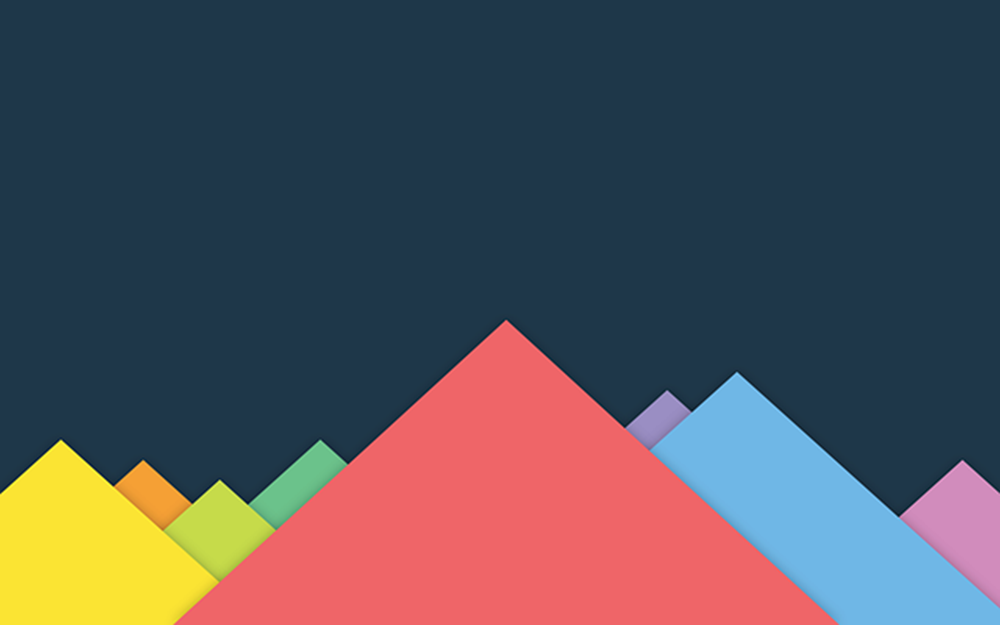
#> input picture img.png, 1000 x 625 px
$ python main.py
#> lines starting #> are read from the running program, lines starting #| are printed output that depends on the picture
import cv2
import numpy as nu

img=cv2.imread("img.png", cv2.IMREAD_UNCHANGED)
#> img is the input picture: shape (625, 1000, 4); mean B, G, R, A 88.4, 81.5, 83.7, 255
red_channel=img[:,:,2]
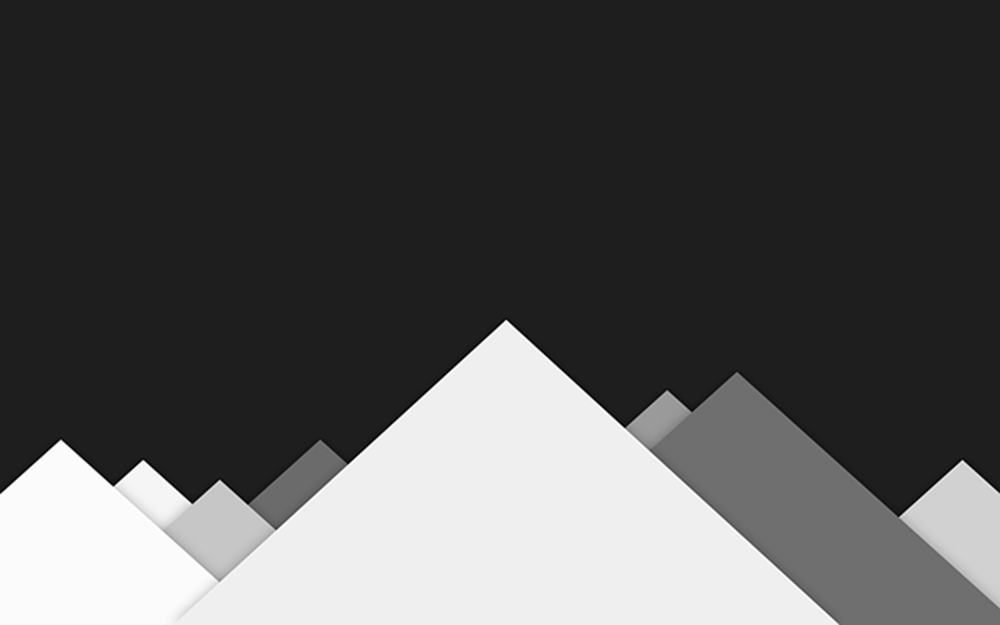
#> red_channel: shape (625, 1000); min 0, max 255, mean 83.7
red_img=nu.zeros(img.shape)
red_img[:,:,2]=red_channel
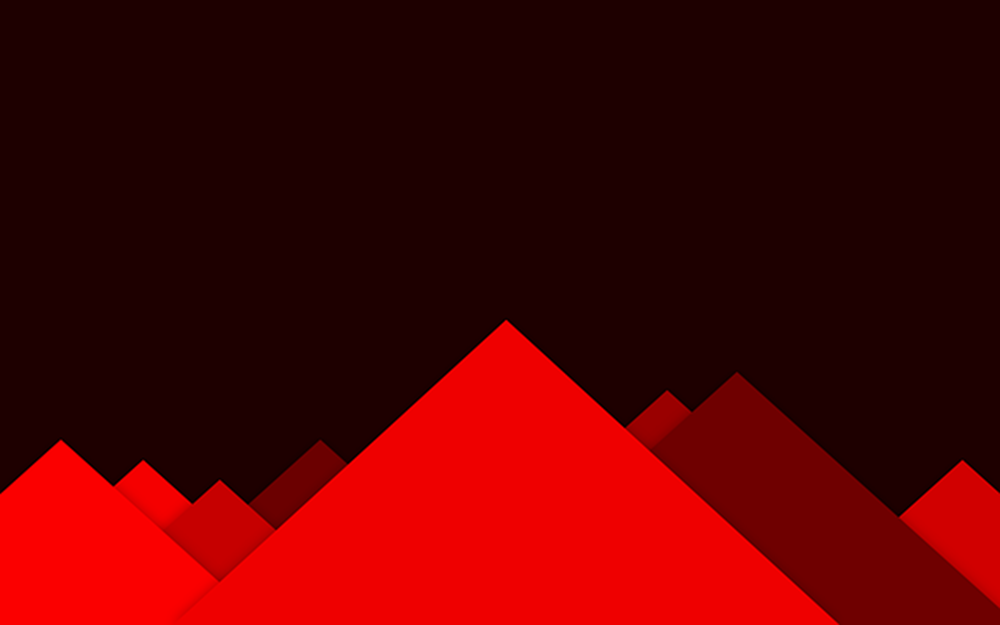
#> red_img: shape (625, 1000, 4) float64; mean of channels 0, 1, 2, 3 0, 0, 83.7, 0; drawn as B, G, R
cv2.imwrite('red_img.png',red_img)
t=cv2.imread("red_img.png",cv2.IMREAD_UNCHANGED)
cv2.imshow("img",t)
cv2.waitKey()
